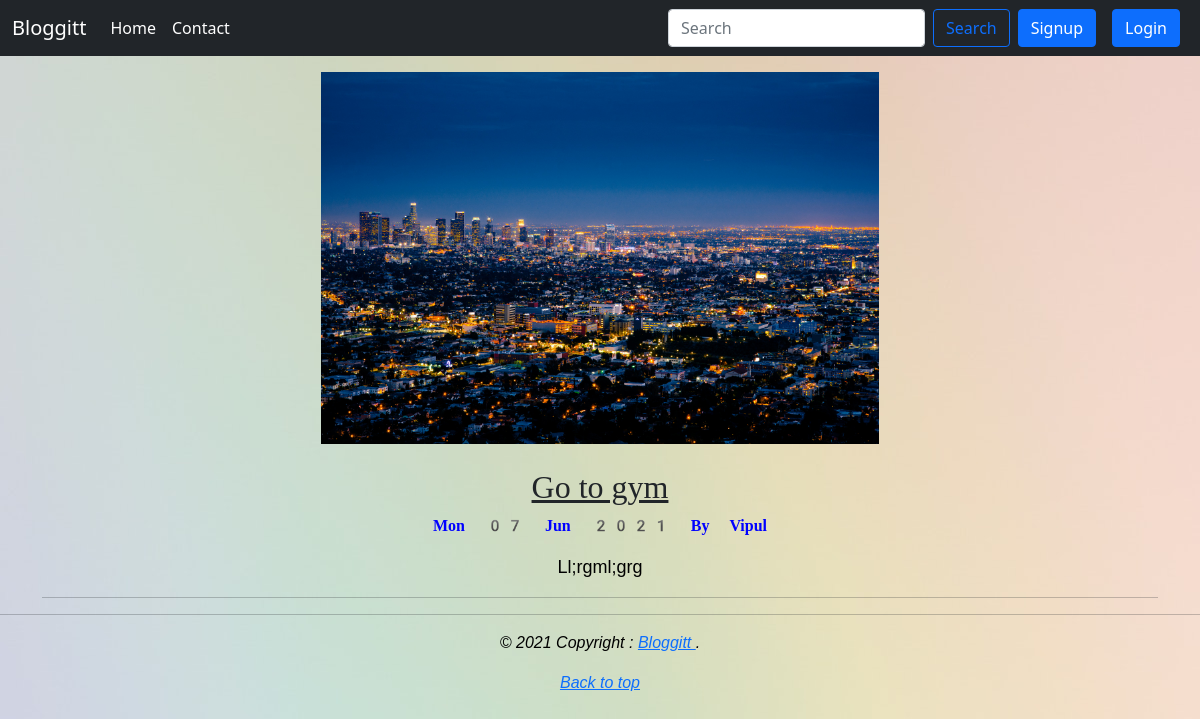
Screenshot of /blogview/go-to-gym with the database file from the repository.
### blog/models.py (models this page shows, shortened)
class post(models.Model):
    Sno=models.AutoField(primary_key=True)
    title=models.CharField(max_length=50)
    slug = AutoSlugField(populate_from='title', max_length=20)
    user = models.ForeignKey(settings.AUTH_USER_MODEL, on_delete=models.CASCADE,blank=True,null=True)
    desc=models.TextField()
    time=models.DateTimeField(blank=True,auto_now=True)
    thumbnail=models.ImageField( upload_to='media')

### blog/views.py (the view)
# urls.py: path('blogview/<slug:slug>', views.blogview, name='blogview'),
def blogview(request, slug):
    blogs=post.objects.filter(slug=slug).first()
    return render(request,'blogview.html',{"Blog":blogs})

### templates/blogview.html (shortened to what this page needs)
{% extends 'base.html' %}
{% block body%}
<center>
 <div class = "container my-3" style="word-wrap: break-word;">
  {% if Blog.thumbnail %}
           <img src="{{Blog.thumbnail.url}}" width="50%" height="50%"/>
    {% endif %}
    <br>
    <h2 class="blog-post-title" style="font-style: normal;
    font-family: fangsong;
    text-decoration: underline;">{{Blog.title|capfirst|safe}}</h2>
      <strong><p class="blog-post-meta" style="color: blue;
       font-family: emoji;">{{Blog.time|date:"D d M Y"}} By {{Blog.user.first_name|capfirst}}</p></strong>
      <p style="
    font-family: sans-serif;
    font-size: large;
    color: black;">{{Blog.desc|capfirst}}</p>
      <hr>
</div>
</center>
{% endblock body%}

### rows the page displays
post: thumbnail (picture), title "Go to gym", time "Mon 07 Jun 2021", user.first_name "Vipul", desc "Ll;rgml;grg"
